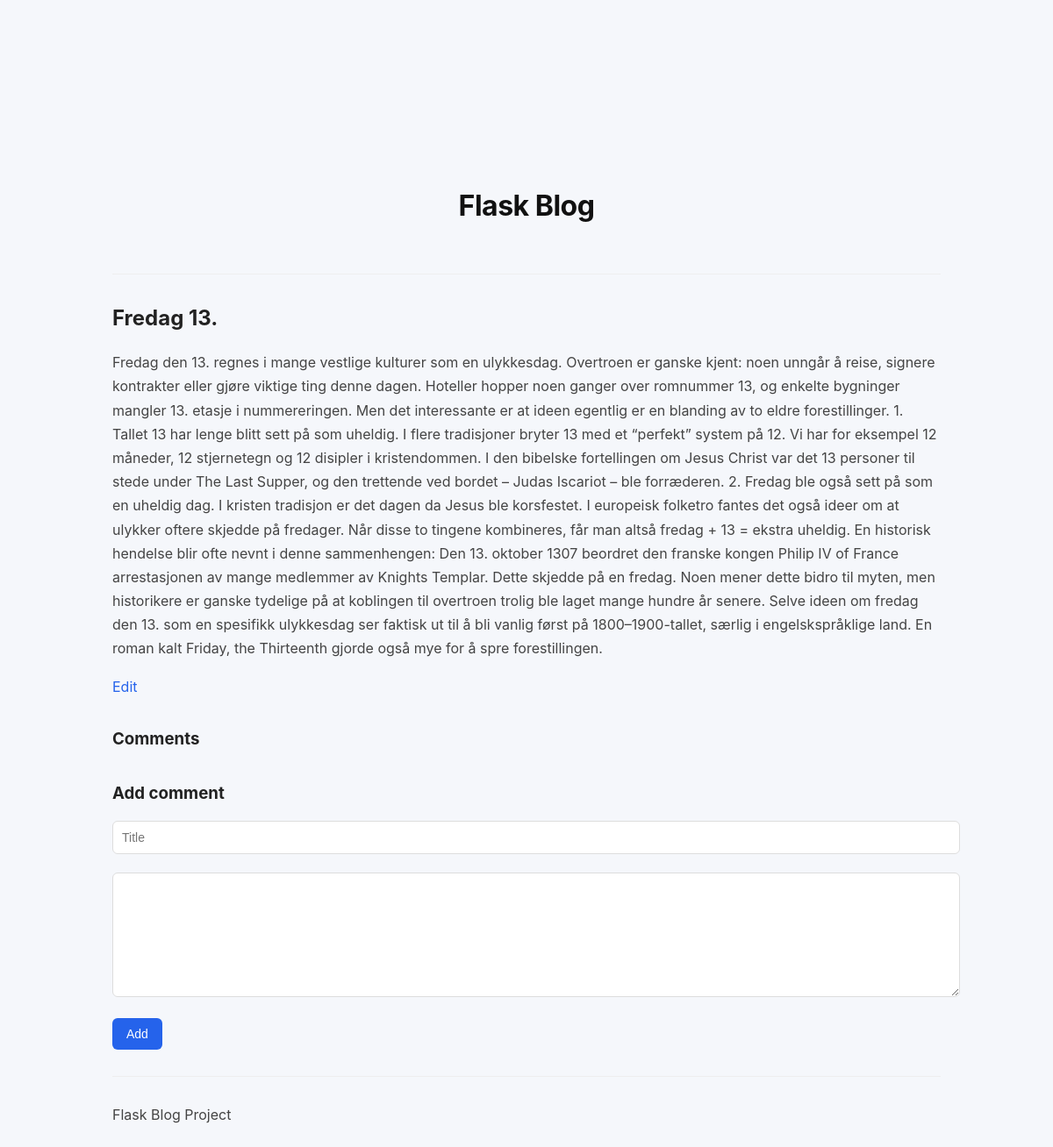
Screenshot of /post/2 with the database file from the repository.
### tables this page shows
CREATE TABLE posts (
    id INTEGER PRIMARY KEY AUTOINCREMENT,
    title TEXT NOT NULL,
    body TEXT NOT NULL,
    tags TEXT,
    image TEXT,
    created TIMESTAMP DEFAULT CURRENT_TIMESTAMP
);

### app.py (the view)
@app.route("/post/<int:post_id>")
def post(post_id):
    post = db.get_post(post_id)
    if post is None:
        abort(404)
    comments = db.get_comments(post_id)
    return render_template(
        "post.html",
        post=post,
        comments=comments
    )

### db.py (called while the page is built)
def get_db():
    conn = sqlite3.connect(DATABASE)
    conn.row_factory = sqlite3.Row
    return conn

def get_post(post_id):
    conn = get_db()
    post = conn.execute(
        "SELECT * FROM posts WHERE id = ?", (post_id,)
    ).fetchone()
    conn.close()
    return post

def get_comments(post_id):
    conn = get_db()
    comments = conn.execute(
        "SELECT * FROM comments WHERE post_id=? ORDER BY created DESC",
        (post_id,),
    ).fetchall()
    conn.close()
    return comments

### templates/post.html (shortened to what this page needs)
{% extends "base.html" %}
{% block content %}
<h2>{{post.title}}</h2>
<p>{{post.body}}</p>
<div>
<a href="/edit/{{post.id}}">Edit</a>
</div>
<h3>Comments</h3>
<h3>Add comment</h3>
<form method="post" action="/comment/{{post.id}}">
<input name="title" placeholder="Title">
<textarea name="content"></textarea>
<button type="submit">Add</button>
</form>
{% endblock %}

### static/style.css (style rules this page uses)
body { font-family: -apple-system, BlinkMacSystemFont, "Segoe UI", Roboto, Arial, sans-serif; background-color: #f5f7fb; margin: 0; padding: 0; color: #333; padding: 8rem; }
body { font-size: 16px; line-height: 1.7; }
p { color: #444; line-height: 1.7; margin-bottom: 16px; }
h2 { margin-top: 40px; }
button { transition: background 0.2s ease, transform 0.1s ease; }
h2, h3 { color: #222; margin-top: 30px; margin-bottom: 10px; }
a { color: #2563eb; text-decoration: none; }
button { background: #2563eb; border: none; color: white; padding: 10px 16px; border-radius: 6px; cursor: pointer; font-size: 14px; }
input, textarea { width: 100%; padding: 10px; margin-top: 6px; margin-bottom: 15px; border-radius: 6px; border: 1px solid #ddd; font-size: 14px; }
textarea { resize: vertical; }
textarea { min-height: 120px; }

### rows the page displays
posts: title "Fredag 13.", body "Fredag den 13. regnes i mange vestlige kulturer som en ulykkesdag. Overtroen er ganske kjent: noen unngår å reise, signere kontrakter eller gjøre viktige ting denne dagen. Hoteller hopper noen ganger over romnummer 13, og enkelte bygninger mangler 13. etasje i nummereringen. Men det interessante er at ideen egentlig er en blanding av to eldre forestillinger. 1. Tallet 13 har lenge blitt sett på som uheldig. I flere tradisjoner bryter 13 med et “perfekt” system på 12. Vi har for eksempel 12 måneder, 12 stjernetegn og 12 disipler i kristendommen. I den bibelske fortellingen om Jesus Christ var det 13 personer til stede under The Last Supper, og den trettende ved bordet – Judas Iscariot – ble…"
